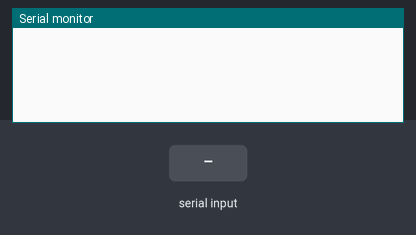
Recording of a sketch running on a simulated ESP8266 (NodeMCU). On the bench: the last lines printed to the serial monitor. The inputs (shaded band) are chosen by the test bench. WiFi joins after 1.5 s; servers stay silent unless stated.

Above: at 3.0 s.
3.1 s: "90,45,200\n" received over Serial
At 4.0 s:
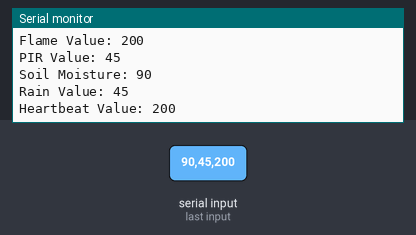
4.6 s: "30,150,10\n" received over Serial
At 5.1 s:
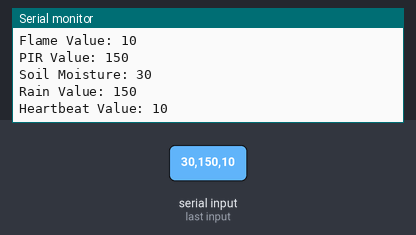

Measured:
- after the input at 3.1 s, the serial monitor: prints a new line at once (image 1)
- after the input at 4.6 s, the serial monitor: prints a new line at once (image 2)

The sketch:

sketch_jun5a.ino
```cpp
#include <ESP8266WiFi.h>
#include <BlynkSimpleEsp8266.h>

char auth[] = "mWt05q55rrjYyvTW0W5brn3vVB7hCbk_";
char ssid[] = "Iqoo_9se";
char password[] = "pwok6415";

void setup() {
  Serial.begin(9600);
  while (!Serial) {
    ; // wait for serial port to connect. Needed for native USB port only
  }

  Blynk.begin(auth, ssid, password);
}

void loop() {
  Blynk.run();

  if (Serial.available()) {
    String receivedData = Serial.readStringUntil('\n');

    // Parse the received data
    int commaIndex1 = receivedData.indexOf(',');
    int commaIndex2 = receivedData.indexOf(',', commaIndex1 + 1);
    int commaIndex3 = receivedData.indexOf(',', commaIndex2 + 1);
    int commaIndex4 = receivedData.indexOf(',', commaIndex3 + 1);
    int commaIndex5 = receivedData.indexOf(',', commaIndex4 + 1);
    int commaIndex6 = receivedData.indexOf(',', commaIndex5 + 1);
    int commaIndex7 = receivedData.indexOf(',', commaIndex6 + 1);
    int commaIndex8 = receivedData.indexOf(',', commaIndex7 + 1);

    float temperature = receivedData.substring(0, commaIndex1).toFloat();
    float humidity = receivedData.substring(commaIndex1 + 1, commaIndex2).toFloat();
    long distance = receivedData.substring(commaIndex2 + 1, commaIndex3).toInt();
    int ldrValue = receivedData.substring(commaIndex3 + 1, commaIndex4).toInt();
    int flameValue = receivedData.substring(commaIndex5 + 1, commaIndex6).toInt();
    int pirValue = receivedData.substring(commaIndex4 + 1, commaIndex5).toInt();
    int soilMoistureValue = receivedData.substring(commaIndex6 + 1, commaIndex7).toInt();
    int rainValue = receivedData.substring(commaIndex7 + 1, commaIndex8).toInt();
    int heartbeatValue = receivedData.substring(commaIndex8 + 1).toInt();

    // Print the readings to Serial Monitor
    Serial.print("Temperature: ");
    Serial.print(temperature);
    Serial.println(" °C");
    Serial.print("Humidity: ");
    Serial.print(humidity);
    Serial.println(" %");
    Serial.print("Distance: ");
    Serial.print(distance);
    Serial.println(" cm");
    Serial.print("LDR Value: ");
    Serial.println(ldrValue);
    Serial.print("Flame Value: ");
    Serial.println(flameValue);
    Serial.print("PIR Value: ");
    Serial.println(pirValue);
    Serial.print("Soil Moisture: ");
    Serial.println(soilMoistureValue);
    Serial.print("Rain Value: ");
    Serial.println(rainValue);
    Serial.print("Heartbeat Value: ");
    Serial.println(heartbeatValue);

    // Update Blynk virtual pins with the sensor values
    Blynk.virtualWrite(V0, temperature);
    Blynk.virtualWrite(V1, humidity);
    Blynk.virtualWrite(V2, distance);
    Blynk.virtualWrite(V3, ldrValue);
    Blynk.virtualWrite(V5, flameValue);
    Blynk.virtualWrite(V8, pirValue);
    Blynk.virtualWrite(V6, soilMoistureValue);
    Blynk.virtualWrite(V4, rainValue);
    Blynk.virtualWrite(V7, heartbeatValue);
  }
}
```
